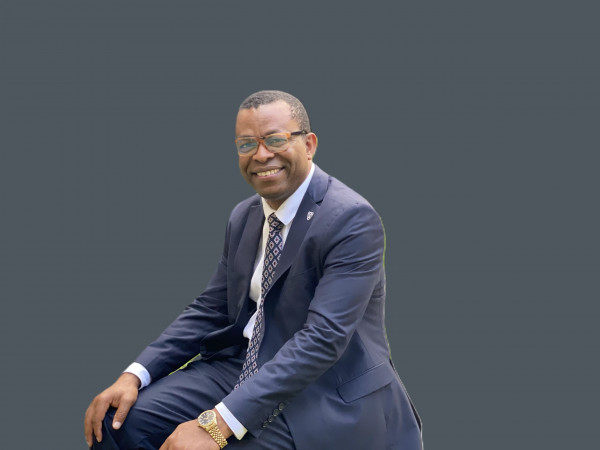
#> input picture wk2/Project1/darlington_sst.jpg, 600 x 450 px
$ python Project1.py
#> lines starting #> are read from the running program, lines starting #| are printed output that depends on the picture
import cv2
import matplotlib.pyplot as plt


adaora_image=cv2.imread("adaora.jpg")
chris_image=cv2.imread("chris_ogbechie.jpg")
darlington_image=cv2.imread("darlington_sst.jpg")
#> darlington_image is the input picture: shape (450, 600, 3); mean B, G, R 94.8, 85.9, 79.4
enase_image=cv2.imread("enase_okonedo.jpg")
ikechukwu_image=cv2.imread("ikechukwu_don.png")
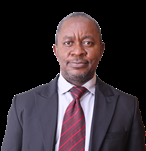
#> input picture wk2/Project1/ikechukwu_don.png, 146 x 151 px
#> ikechukwu_image is the input picture: shape (151, 146, 3); mean B, G, R 52.9, 46.7, 57.6
nneka_png=cv2.imread("NNEKA.png")
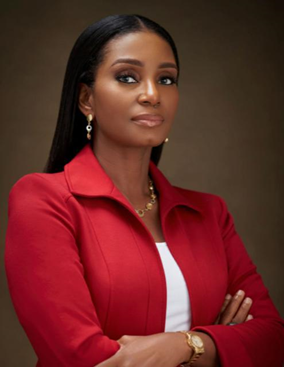
#> input picture wk2/Project1/NNEKA.png, 284 x 367 px
#> nneka_png is the input picture: shape (367, 284, 3); mean B, G, R 39.3, 42.6, 105.8
obiaya_image=cv2.imread('obiaya.jpg')
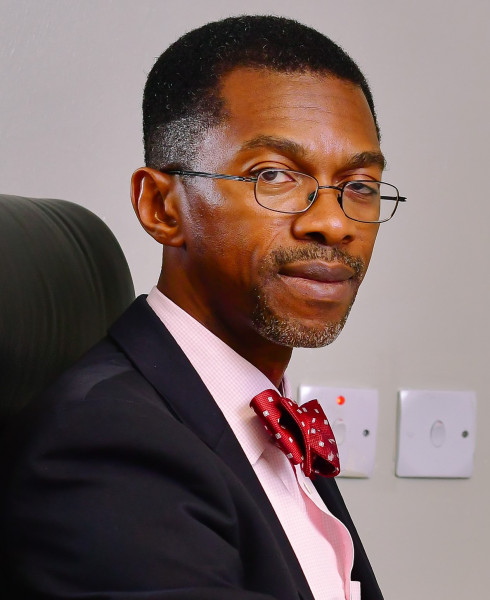
#> input picture wk2/Project1/obiaya.jpg, 490 x 600 px
#> obiaya_image is the input picture: shape (600, 490, 3); mean B, G, R 101.9, 104.6, 123.9
peter_image=cv2.imread("peter_bamkole.jpg")
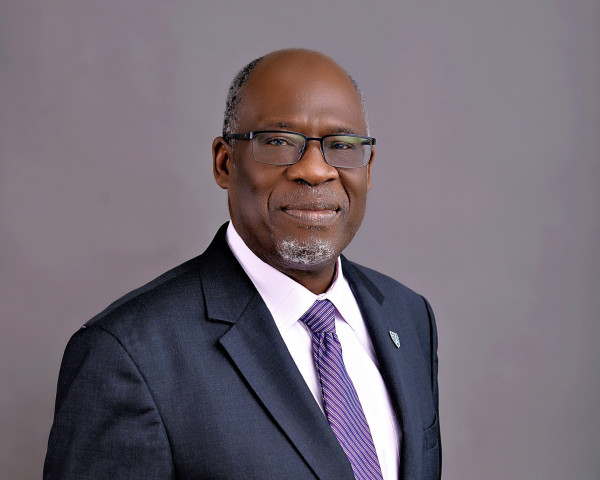
#> input picture wk2/Project1/peter_bamkole.jpg, 600 x 480 px
#> peter_image is the input picture: shape (480, 600, 3); mean B, G, R 116.7, 106.8, 116.1
sola_pic=cv2.imread("sola_oni.jpg")
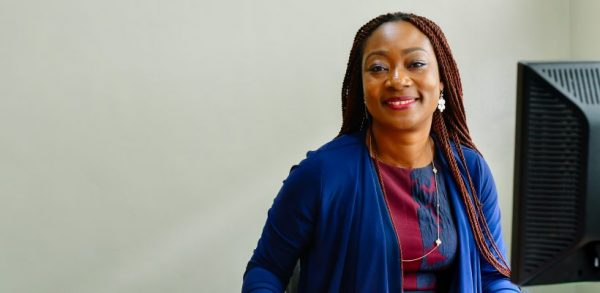
#> input picture wk2/Project1/sola_oni.jpg, 600 x 293 px
#> sola_pic is the input picture: shape (293, 600, 3); mean B, G, R 136.5, 138.5, 138.5


Pathdictionary={
 "Adaora" : adaora_image,
 "Chris":chris_image,
 "Darlington": darlington_image,
 "Enase":enase_image,
 "Donatus": ikechukwu_image,
 "Nneka":nneka_png,
 "Ikechukwu":obiaya_image,
 "Peter":peter_image,
 "Sola":sola_pic

}
emptylist=[]
for i in Pathdictionary.keys():
    emptylist.append(i)
#> this loop made 9 passes
#> i on passes 1 to 9: 'Adaora', 'Chris', 'Darlington', 'Enase', 'Donatus', 'Nneka', 'Ikechukwu', 'Peter', 'Sola'
#> after the loop, emptylist = ['Adaora', 'Chris', 'Darlington', 'Enase', 'Donatus', 'Nneka', 'Ikechukwu', 'Peter', 'Sola']
print(Pathdictionary.keys())
#| dict_keys(['Adaora', 'Chris', 'Darlington', 'Enase', 'Donatus', 'Nneka', 'Ikechukwu', 'Peter', 'Sola'])

print(f"The list is {emptylist}")
#| The list is ['Adaora', 'Chris', 'Darlington', 'Enase', 'Donatus', 'Nneka', 'Ikechukwu', 'Peter', 'Sola']

LastNameDictionary={


}
last_name=["Onaga","Ogbechie","Agholor","Okonedo","Ogbuike", "Okekearu","Obiaya", "Bamkole","Oni"]


for x in range(len(emptylist)):
    LastNameDictionary[emptylist[x]]=last_name[x]
#> this loop made 9 passes
#> after the loop, LastNameDictionary = 9 items

#print(f"The last name dict is {LastNameDictionary}")

password_dict={}

for x in range(len(emptylist)):
    password_dict[emptylist[x]]=len(LastNameDictionary[emptylist[x]])
#> after the loop, password_dict = 9 items
#print(f"Password dict test  {password_dict}")
print()
var=input("Enter in your name :     ")
#> the answer given: darlington_sst.jpg
if var not in emptylist:
    print("Name does not exist in database")
else:
    pass_var=int(input("Enter in your password  "))
    if password_dict[var]==pass_var:
        cv2.imshow(var,Pathdictionary[var])
        cv2.waitKey(0)
        cv2.destroyAllWindows()
    else:
        print("Error")


'''
adaora_image=cv2.imread("adaora.jpg")


cv2.imshow("Adaora",adaora_image)

cv2.waitKey(0)

cv2.destroyAllWindows()
'''
